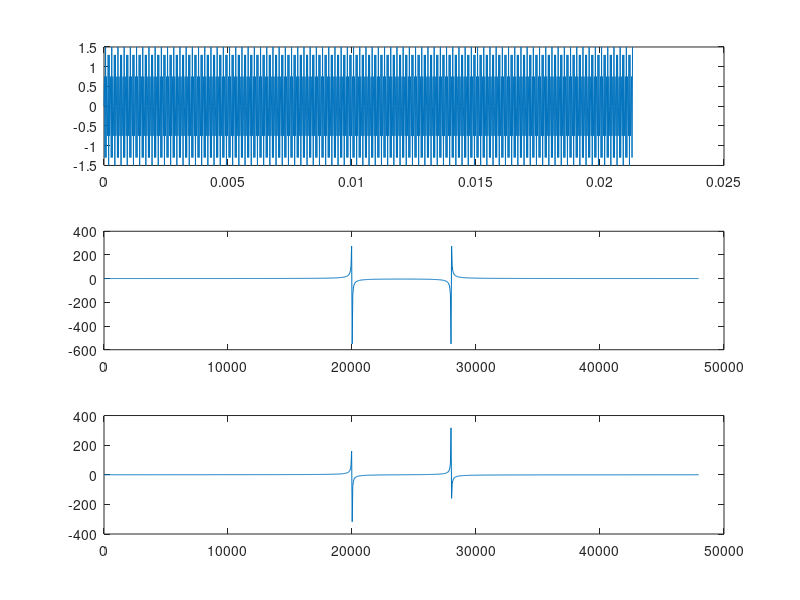

Reproduce this figure in MATLAB.
clc;
clear;
clear all;
N     =  1024;
n     =  (0:1:N-1);
fs    =  48000;
f1    =  20000;
t     =  (0:1:N-1)*1/fs;
x     =   1.5*sin(2*pi*(f1/fs)*n);
xINT  =   floor(2^8*x);
subplot(3,1,1);
plot(t,x);
y     =   fft(x);
yAbs  =   abs(y);
f     =   (0:1:N-1)*fs/N;
subplot(3,1,2);
plot(f,y);
subplot(3,1,3);
plot(f,imag(y));

xINT;
y;